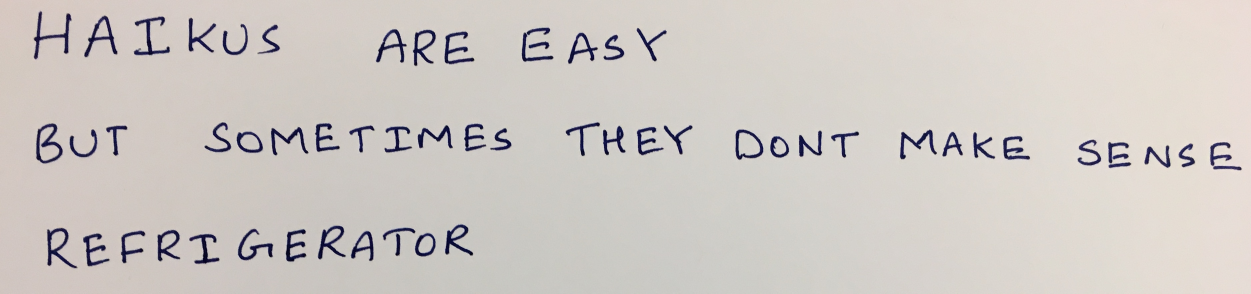
#> input picture HW5/images/03_haiku.jpg, 3753 x 880 px, given in place of sun_aasmevtpkslccptd.jpg, which was not available (shown at 1/3 size)
$ python main.py
#> lines starting #> are read from the running program, lines starting #| are printed output that depends on the picture; pictures that were not available may be replaced by others from this repository, and a replacement may not be noted
#> in main, img is the input picture: PIL image 3753x880 RGB; mean R, G, B 206.8, 201.1, 196.8
### hw1/code/visual_words.py
import os, multiprocessing
from os.path import join, isfile

import numpy as np
from PIL import Image
import scipy.ndimage
import skimage.color
import sklearn.cluster
from tempfile import TemporaryFile

def extract_filter_responses(opts, img):
    '''
    Extracts the filter responses for the given image.

    [input]
    * opts    : options
    * img    : numpy.ndarray of shape (H,W) or (H,W,3)
    [output]
    * filter_responses: numpy.ndarray of shape (H,W,3F)
    '''

    filter_scales = opts.filter_scales
    # ----- TODO -----

    # if image is in greyscale, duplicate them into 3 channels
    if img.ndim != 3:
        img = skimage.color.gray2rgb(img)

    # convert image into Lab color space
    img = skimage.color.rgb2lab(img)
#> img: shape (880, 3753, 3) float32; mean of channels 0, 1, 2 80.2, 1.4, 2.7

    # retrieve LAB channels
    L = img[:, :, 0]
    A = img[:, :, 1]
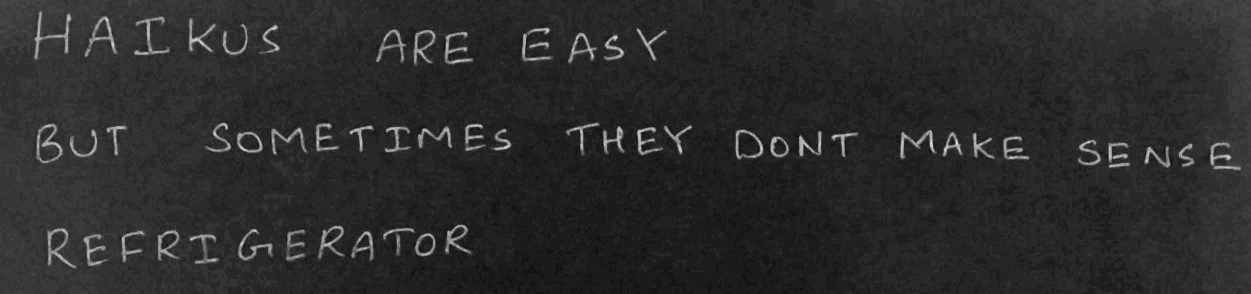
#> A: shape (880, 3753) float32 (shown at 1/3 size); min -3.79, max 26.21, mean 1.4; drawn with min black and max white
    B = img[:, :, 2]

    filter_responses = []

    # convolve all filters with the image with all scales. Scales are 1 and 2. Filters are:
    # (1) Gaussian, (2) Laplacian of Gaussian, (3) derivative of Gaussian in the x direction, and (4) derivative of Gaussian in the y direction
    for scale in filter_scales:
        # apply filter (1) on every channel
        l_filter_response = scipy.ndimage.gaussian_filter(L, sigma=scale, mode='nearest')
        a_filter_response = scipy.ndimage.gaussian_filter(A, sigma=scale, mode='nearest')
        b_filter_response = scipy.ndimage.gaussian_filter(B, sigma=scale, mode='nearest')
        filter_responses.append(l_filter_response)
        filter_responses.append(a_filter_response)
        filter_responses.append(b_filter_response)
        # apply filter (2)
        l_filter_response = scipy.ndimage.gaussian_laplace(L, sigma=scale, mode='nearest')
        a_filter_response = scipy.ndimage.gaussian_laplace(A, sigma=scale, mode='nearest')
        b_filter_response = scipy.ndimage.gaussian_laplace(B, sigma=scale, mode='nearest')
        filter_responses.append(l_filter_response)
        filter_responses.append(a_filter_response)
        filter_responses.append(b_filter_response)
        # apply filter (3)
        l_filter_response = scipy.ndimage.gaussian_filter(L, sigma=scale, order=1, axes=1, mode='nearest')
        a_filter_response = scipy.ndimage.gaussian_filter(A, sigma=scale, order=1, axes=1, mode='nearest')
        b_filter_response = scipy.ndimage.gaussian_filter(B, sigma=scale, order=1, axes=1, mode='nearest')
        filter_responses.append(l_filter_response)
        filter_responses.append(a_filter_response)
        filter_responses.append(b_filter_response)
        # apply filter (4)
        l_filter_response = scipy.ndimage.gaussian_filter(L, sigma=scale, order=1, axes=0, mode='nearest')
        a_filter_response = scipy.ndimage.gaussian_filter(A, sigma=scale, order=1, axes=0, mode='nearest')
        b_filter_response = scipy.ndimage.gaussian_filter(B, sigma=scale, order=1, axes=0, mode='nearest')
        filter_responses.append(l_filter_response)
        filter_responses.append(a_filter_response)
        filter_responses.append(b_filter_response)
#> this loop made 2 passes
#> pass 1, in extract_filter_responses, `l_filter_response = scipy.ndimage.gaussian_laplace(L, sigma=scale, mod..`:
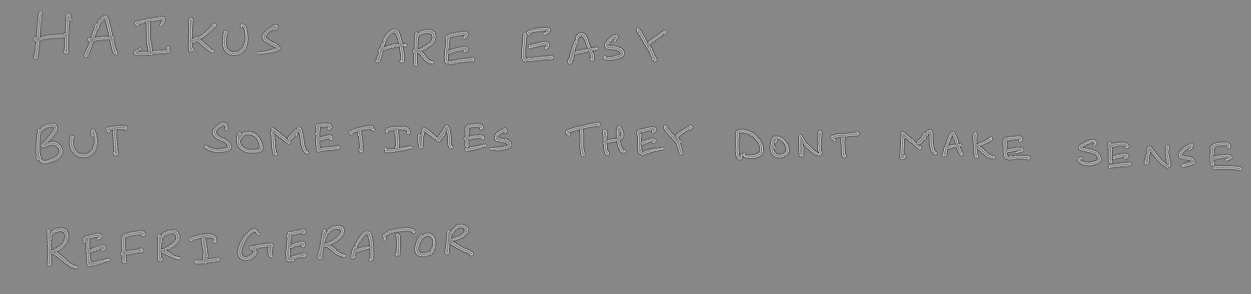
#> l_filter_response: shape (880, 3753) float32 (shown at 1/3 size); min -25.65, max 22.39, mean 0; drawn with min black and max white
#> after the loop, filter_responses = 24 items

    filter_responses = np.stack(filter_responses, axis=2)
    return filter_responses

# [27 lines left out: function compute_dictionary_one_image, not called in this run]


def compute_dictionary(opts, n_worker=1):
    '''
    Creates the dictionary of visual words by clustering using k-means.

    [input]
    * opts         : options
    * n_worker     : number of workers to process in parallel

    [saved]
    * dictionary : numpy.ndarray of shape (K,3F)
    '''

    data_dir = opts.data_dir
    feat_dir = opts.feat_dir
    out_dir = opts.out_dir
    K = opts.K
    alpha = opts.alpha
    train_files = open(join(data_dir, 'train_files.txt')).read().splitlines()

    # ----- TODO -----

    # initalize aggregated filter responses from every image (alpha*T x 3F)
    filter_bank_num = len(opts.filter_scales) * 4
    filter_responses = np.zeros((alpha * len(train_files), 3 * filter_bank_num))

    # Create pool of workers
    pool = multiprocessing.Pool(n_worker)

    # collect coordinates of alpha random points from every image in the training set
    args = [(train_file, opts) for train_file in train_files]
    alpha_points_list = list(pool.map(compute_dictionary_one_image, args))

    # add alpha points from every image onto the filter responses matrix
    for (file_num, path) in enumerate(train_files):
        alpha_points = alpha_points_list[file_num]
        filter_responses[file_num * alpha: (file_num + 1) * alpha, :] = alpha_points

    kmeans = sklearn.cluster.KMeans(n_clusters=K).fit(filter_responses)
    dictionary = kmeans.cluster_centers_
    np.save(join(out_dir, 'dictionary.npy'), dictionary)
    pass

    ## example code snippet to save the dictionary
    # np.save(join(out_dir, 'dictionary.npy'), dictionary)

# [35 lines left out: function get_visual_words, not called in this run]

### hw1/code/util.py
import numpy as np
import matplotlib.pyplot as plt
import multiprocessing

def get_num_CPU():
    '''
    Counts the number of CPUs available in the machine.
    '''
    return multiprocessing.cpu_count()

def display_filter_responses(opts, response_maps):
    '''
    Visualizes the filter response maps.

    [input]
    * response_maps: a numpy.ndarray of shape (H,W,3F)
    '''

    n_scale = len(opts.filter_scales)
    plt.figure(1)

    for i in range(n_scale*4):
        plt.subplot(n_scale, 4, i+1)
        resp = response_maps[:, :, i*3:i*3 + 3]
        resp_min = resp.min(axis=(0,1), keepdims=True)
        resp_max = resp.max(axis=(0,1), keepdims=True)
        resp = (resp - resp_min)/(resp_max - resp_min)
        plt.imshow(resp)
        plt.axis("off")
#> this loop made 8 passes
#> (resp_min, resp_max) on passes 1 to 8: ([[1.15, -2.52, -37.89]], [[91.57, 23.44, 9.84]]), ([[-25.65, -5.18, -5.01]], [[22.39, 3.42, 6.19]]), ([[-30.46, -6.92, -11.56]], [[30.55, 7.29, 10.58]]), ([[-28.82, -5.63, -8.83]], [[28.91, 6.09, 9.61]]), ([[2.39, -1.74, -35.14]], [[90.5, 21.35, 8.38]]), ([[-8.67, -2.07, -2.44]], [[8.85, 1.35, 3.22]]), ([[-15.94, -4.2, -7.46]], [[16.12, 4.47, 6.96]]), ([[-15.66, -3.76, -6.21]], [[15.48, 3.84, 6.71]])
#> pass 1, in display_filter_responses, `resp = response_maps[:, :, i*3:i*3 + 3]`:
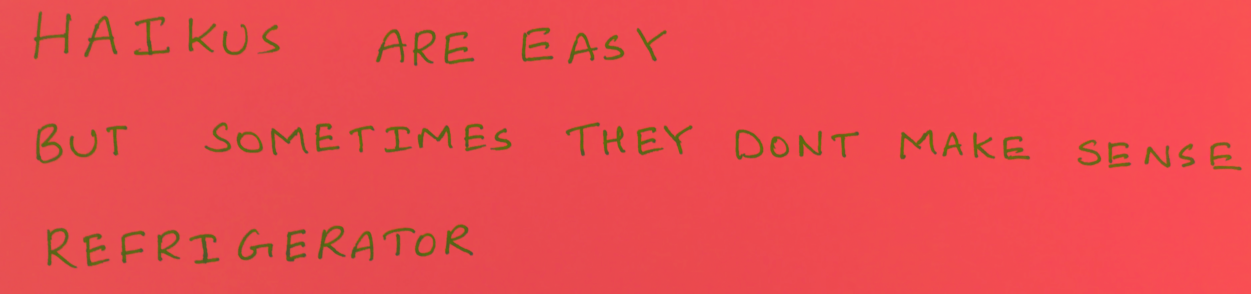
#> resp: shape (880, 3753, 3) float32 (shown at 1/3 size); mean of channels 0, 1, 2 80.2, 1.4, 2.7; drawn with min black and max white
#> pass 1, in display_filter_responses, `resp = (resp - resp_min)/(resp_max - resp_min)`:
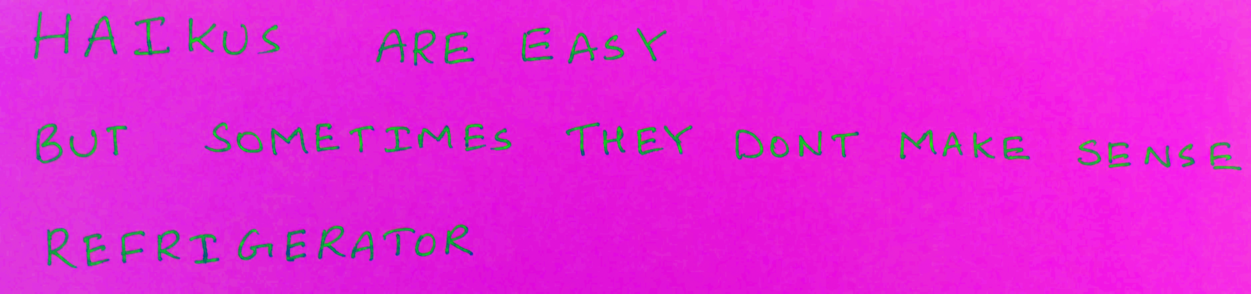
#> resp: shape (880, 3753, 3) float32 (shown at 1/3 size); mean of channels 0, 1, 2 0.892, 0.15, 0.84; drawn as R, G, B
#> pass 2, in display_filter_responses, `resp = (resp - resp_min)/(resp_max - resp_min)`:
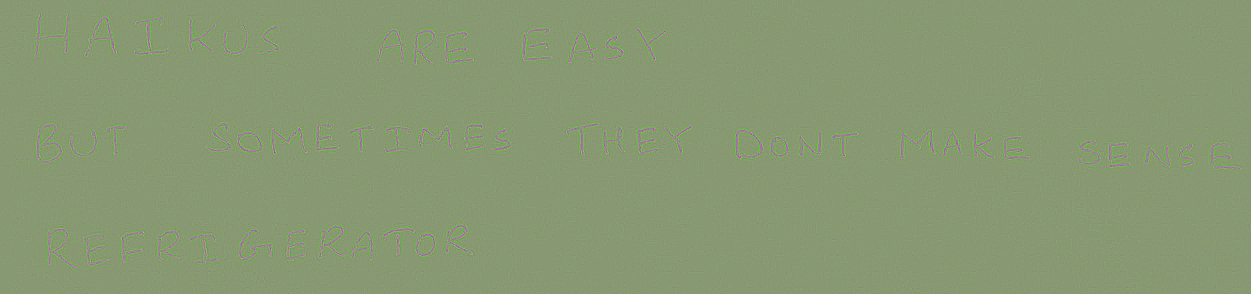
#> resp: shape (880, 3753, 3) float32 (shown at 1/3 size); mean of channels 0, 1, 2 0.523, 0.614, 0.454; drawn as R, G, B
#> after the loop:
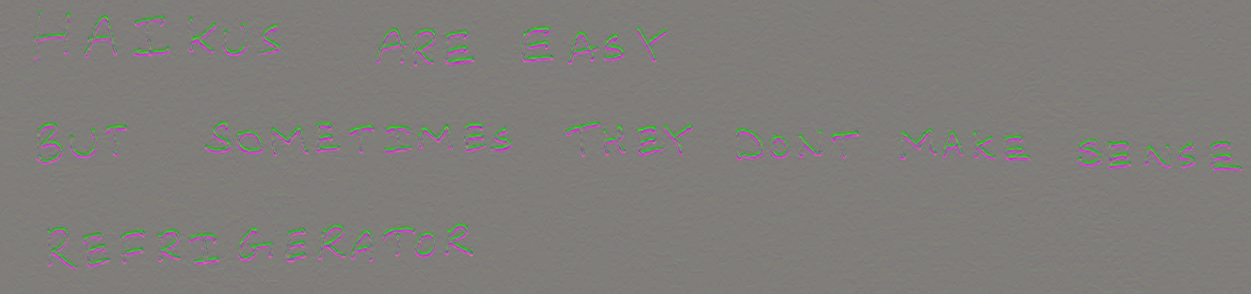
#> resp: shape (880, 3753, 3) float32 (shown at 1/3 size); mean of channels 0, 1, 2 0.5, 0.498, 0.49; drawn as R, G, B

    plt.subplots_adjust(left=0.05,right=0.95,top=0.95,bottom=0.05,wspace=0.05,hspace=0.05)
    plt.show()
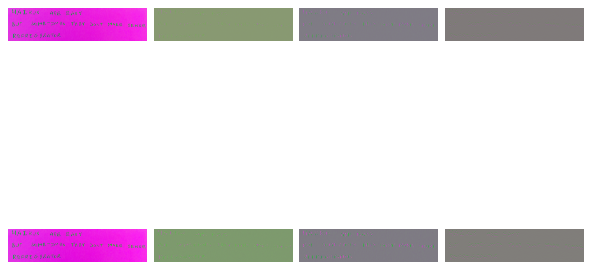
#> figure drawn by matplotlib, 8 panels

# [8 lines left out: function visualize_wordmap, not called in this run]

### hw1/code/opts.py
'''
Hyperparameters wrapped in argparse
This file contains most of tuanable parameters for this homework
You are asked to play around with them for Q3.1
It is recommended that you leave them as they are before getting to Q3.1

You can change the values by changing their default fields or by command-line
arguments. For example, "python main.py --filter-scales 2 5 --K 50"
'''

import argparse

def get_opts():
    parser = argparse.ArgumentParser(description='16-720 HW1: Scene Recognition')

    ## Paths
    parser.add_argument('--data-dir', type=str, default='../data',
                        help='data folder')
    parser.add_argument('--feat-dir', type=str, default='../feat',
                        help='feature folder')
    parser.add_argument('--out-dir', type=str, default='.',
                        help='output folder')

    ## Visual words (requires tuning)
    parser.add_argument('--filter-scales', nargs='+', type=float,
                        default=[1, 2],
                        help='a list of scales for all the filters')
    parser.add_argument('--K', type=int, default=10,
                        help='# of words')
    parser.add_argument('--alpha', type=int, default=25,
                        help='Using only a subset of alpha pixels in each image')

    ## Recognition system (requires tuning)
    parser.add_argument('--L', type=int, default=1,
                        help='L + 1 is the number of layers in spatial pyramid matching (SPM)')

    ## Additional options (add your own hyperparameters here)

    ##
    opts = parser.parse_args()
    return opts

### hw1/code/main.py
from os.path import join
from pickle import BINSTRING

import numpy as np
from PIL import Image
import matplotlib.pyplot as plt

import util
import visual_words
import visual_recog
from opts import get_opts


def main():
    opts = get_opts()

    ## Q1.1
    img_path = join(opts.data_dir, 'kitchen/sun_aasmevtpkslccptd.jpg')
    img = Image.open(img_path)
    img = np.array(img).astype(np.float32)/255
    filter_responses = visual_words.extract_filter_responses(opts, img)
    util.display_filter_responses(opts, filter_responses)

    ## Q1.2
    n_cpu = util.get_num_CPU()
    visual_words.compute_dictionary(opts, n_worker=n_cpu)

    ## Q1.3
    img_path = join(opts.data_dir, 'kitchen/sun_aasmevtpkslccptd.jpg')
    img = Image.open(img_path)
    img.show()
    img = np.array(img).astype(np.float32)/255
    dictionary = np.load(join(opts.out_dir, 'dictionary.npy'))
    wordmap = visual_words.get_visual_words(opts, img, dictionary)
    visual_recog.get_feature_from_wordmap(opts, wordmap)
    util.visualize_wordmap(wordmap)

    ## Q2.1-2.4
    n_cpu = util.get_num_CPU()
    visual_recog.build_recognition_system(opts, n_worker=n_cpu)

    ## Q2.5
    n_cpu = util.get_num_CPU()
    conf, accuracy = visual_recog.evaluate_recognition_system(opts, n_worker=n_cpu)

    # hyperparams for accuracy of 65%:
    # filter-scales: 1 2 3 4 5
    # K: 30
    # alpha: 135
    # L: 1
    print(conf)
    print(accuracy)
    np.savetxt(join(opts.out_dir, 'confmat.csv'), conf, fmt='%d', delimiter=',')
    np.savetxt(join(opts.out_dir, 'accuracy.txt'), [accuracy], fmt='%g')


if __name__ == '__main__':
#> (the run stopped early here; a loop or call above may not have finished)

$ run again, on HW5/images/04_deep.jpg
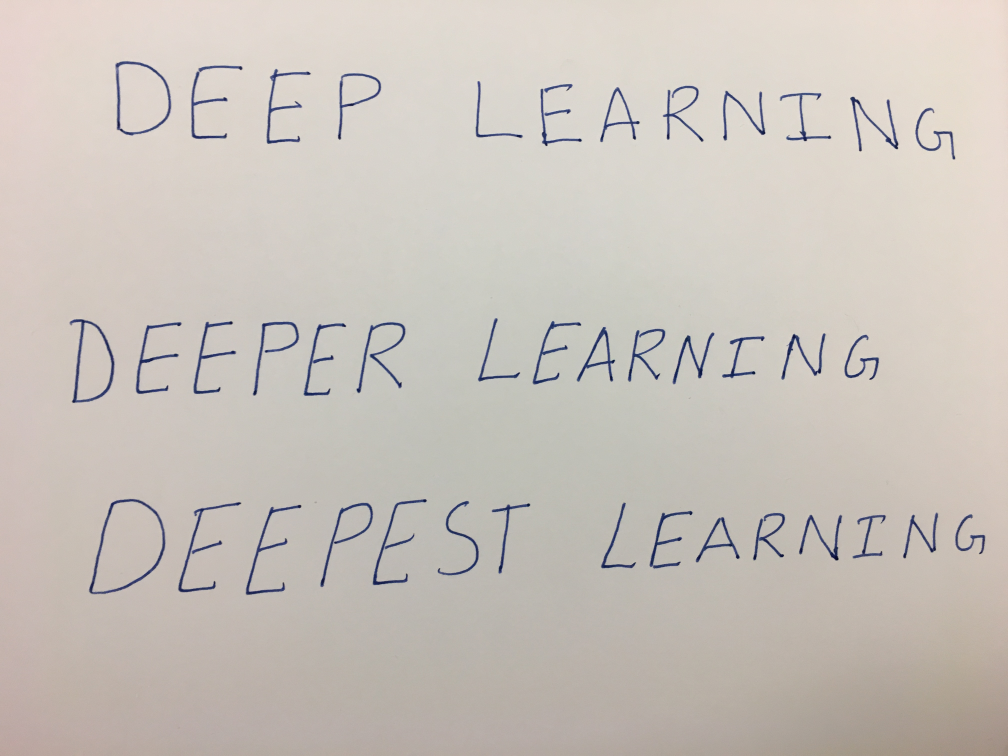
#> input picture HW5/images/04_deep.jpg, 4032 x 3024 px, given in place of sun_aasmevtpkslccptd.jpg, which was not available (shown at 1/4 size)
#> in main, img is the input picture: PIL image 4032x3024 RGB; mean R, G, B 201.4, 194.6, 187.7
#> in extract_filter_responses, `B = img[:, :, 2]`:
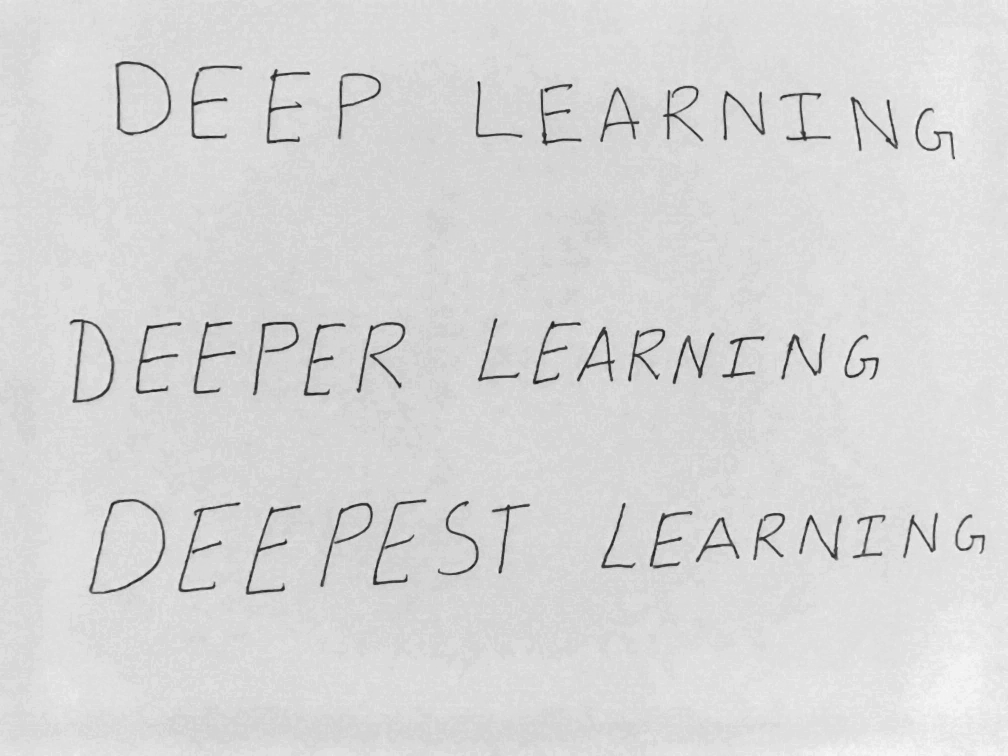
#> B: shape (3024, 4032) float32 (shown at 1/4 size); min -40.97, max 12.5, mean 4.27; drawn with min black and max white
#> the loop in extract_filter_responses, `for scale in filter_scales:` made 2 passes
#> pass 1, in extract_filter_responses, `l_filter_response = scipy.ndimage.gaussian_laplace(L, sigma=scale, mod..`:
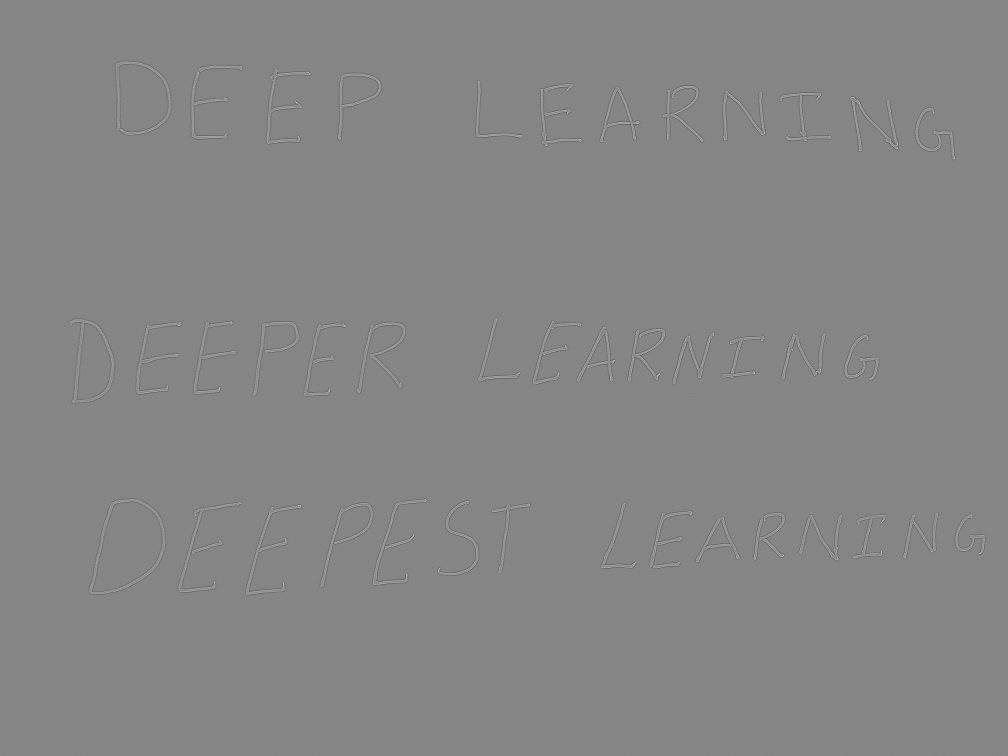
#> l_filter_response: shape (3024, 4032) float32 (shown at 1/4 size); min -22.01, max 19.82, mean -0.0114; drawn with min black and max white
#> after the loop in extract_filter_responses, `for scale in filter_scales:`: filter_responses = 24 items
